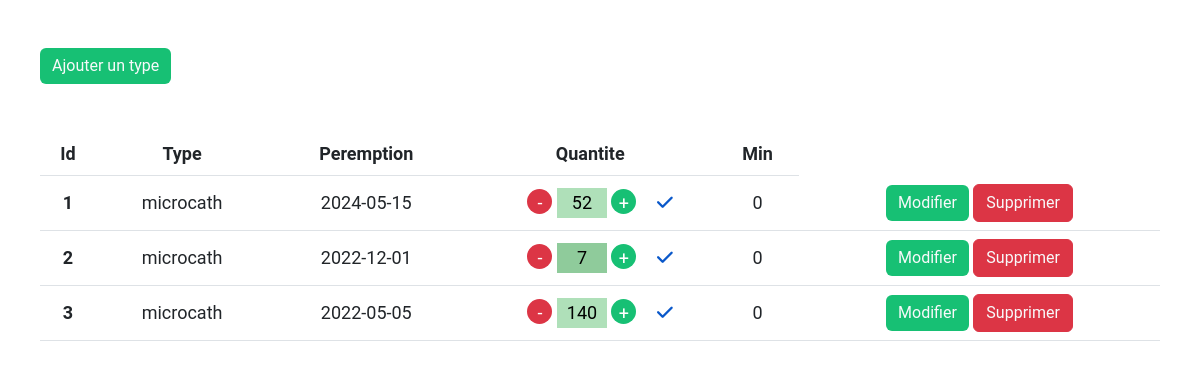
Page /all-materials/display.php?item=37 (signed in) on the committed database.
### tables this page shows
CREATE TABLE `microcath` (
  `id` int(20) NOT NULL,
  `Type` varchar(30) DEFAULT NULL,
  `Peremption` date DEFAULT NULL,
  `Quantite` int(100) DEFAULT NULL,
  `Min` int(100) NOT NULL
);

### all-materials/display.php (called while the page is built, shortened)
<?php
include('../connection/connection.php');
include("displayFunction.php");
display('37', 'microcath');
    include("header.php"); ?>

### all-materials/displayFunction.php (the view, shortened to what this page needs)
<?php
function display($caseNumber, $tableName)
{
    include('../connection/connection.php');
    $selectedItem = $_GET['item'];
    switch ($selectedItem) {
        case $caseNumber:
            include("header.php"); ?>
            <table class="table">
                <thead>
                    <tr>
                        <th scope="col">Id</th>
                        <th scope="col">Type</th>
                        <th scope="col">Peremption</th>
                        <th scope="col">Quantite</th>
                        <th scope="col">Min</th>
                    </tr>
                </thead>
                <tbody>
                    <?php
                    $sql = "select * from `$tableName` ORDER BY Id";
                    $result = mysqli_query($con, $sql);
                    if ($result) {
                        while ($row = mysqli_fetch_assoc($result)) {
                            $id = $row['id'];
                            $type = $row['Type'];
                            $peremption = $row['Peremption'];
                            $quantite = $row['Quantite'];
                            $min = $row['Min'];
                            echo '<tr>
                                            <th scope="row">' . $id . '</th>
                                            <td>' . $type . '</td>
                                            <td>' . $peremption . '</td>
                                            <td>
                                            <form method="post" action="updateQuantity.php">
                                                <input type="hidden" name="id" value="' . $id . '">
                                                <span class="minus">-</span>
                                                <input type="number" name="quantity" value="' . $quantite . '">
                                                <span class="plus">+</span>
                                                <button type="submit"><i class="fa-solid fa-check"></i></button>
                                            </form>
                                        </td>
                                                  <td>' . $min . '</td>
                                                  <td>
                                                  <button class="btn btn-primary">
                                                      <a href="../buttons/update.php?item=' . $selectedItem . ' &updatedId=' . $id . '" class="text-light">Modifier</a>
                                                  </button>
                                                  <button class="btn btn-danger">
                                                      <a href="../buttons/delete.php?item=' . $selectedItem . ' &deletedId=' . $id . '" class="text-light">Supprimer</a>
                                                  </button>
                                              </td>
                                            </tr>';
                        }
                    }
                    ?>
                </tbody>
            </table>
            <?php break;
    }
}
?>

### css/main.css (style rules this page uses)
:root { --main-color: #8fcb9b; --main-color-alt: #5b9279; --main-section-color: #eae6e5; --main-border-raduis: 8px; --main-transition: 0.7s; }
html { scroll-behavior: smooth; }
* { -webkit-box-sizing: border-box; -moz-box-sizing: border-box; box-sizing: border-box; }
body { font-family: "Roboto", sans-serif; }
a { text-decoration: none; display: block; }
.btn-primary { background-color: #17c074; border: none; }
table tr { transition: 0.5s; text-align: center; vertical-align: middle; font-size: 18px; }
table tr:is(:nth-child(even)) { background-color: var(--main-color); }
table tr:is(:nth-child(odd)) { background-color: rgb(175, 224, 185); }
table thead tr { background-color: unset !important; }
tr form input[type="number"] { border: none; padding: 0; width: 50px; height: 30px; text-align: center; }
tr:is(:nth-child(even)) form input[type="number"] { background-color: var(--main-color); }
tr:is(:nth-child(odd)) form input[type="number"] { background-color: rgb(175, 224, 185); }
tr form button { background-color: inherit; border: none; color: #0a58ca; width: 10px; height: 10px; }
tr form button i { margin-left: 10px; }
span.plus, span.minus { color: white !important; display: inline-block; width: 25px; height: 25px; border-radius: 50%; }
span.plus { background-color: #17c074; }
span.minus { background-color: #dc3545; }

### rows in the picture
microcath: id "1", Type "microcath", Peremption "2024-05-15", quantity "52", Min "0"
microcath: id "2", Type "microcath", Peremption "2022-12-01", quantity "7", Min "0"
microcath: id "3", Type "microcath", Peremption "2022-05-05", quantity "140", Min "0"
